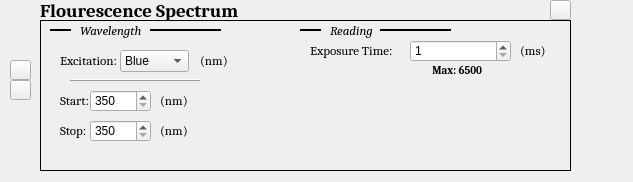
<?xml version="1.0" encoding="UTF-8"?>
<ui version="4.0">
 <class>Form</class>
 <widget class="QWidget" name="Form">
  <property name="geometry">
   <rect>
    <x>0</x>
    <y>0</y>
    <width>633</width>
    <height>182</height>
   </rect>
  </property>
  <property name="windowTitle">
   <string>Form</string>
  </property>
  <widget class="QLabel" name="label_8">
   <property name="geometry">
    <rect>
     <x>300</x>
     <y>20</y>
     <width>21</width>
     <height>21</height>
    </rect>
   </property>
   <property name="font">
    <font>
     <family>Cambria</family>
     <pointsize>10</pointsize>
     <weight>50</weight>
     <italic>true</italic>
     <bold>false</bold>
    </font>
   </property>
   <property name="frameShape">
    <enum>QFrame::HLine</enum>
   </property>
   <property name="frameShadow">
    <enum>QFrame::Plain</enum>
   </property>
   <property name="lineWidth">
    <number>2</number>
   </property>
   <property name="text">
    <string/>
   </property>
  </widget>
  <widget class="QLabel" name="label_17">
   <property name="geometry">
    <rect>
     <x>160</x>
     <y>120</y>
     <width>31</width>
     <height>21</height>
    </rect>
   </property>
   <property name="font">
    <font>
     <family>Cambria</family>
     <pointsize>10</pointsize>
    </font>
   </property>
   <property name="frameShape">
    <enum>QFrame::NoFrame</enum>
   </property>
   <property name="frameShadow">
    <enum>QFrame::Sunken</enum>
   </property>
   <property name="lineWidth">
    <number>1</number>
   </property>
   <property name="text">
    <string>(nm)</string>
   </property>
  </widget>
  <widget class="QLabel" name="label_2">
   <property name="geometry">
    <rect>
     <x>40</x>
     <y>0</y>
     <width>211</width>
     <height>21</height>
    </rect>
   </property>
   <property name="font">
    <font>
     <family>Cambria</family>
     <pointsize>14</pointsize>
     <weight>75</weight>
     <italic>false</italic>
     <bold>true</bold>
    </font>
   </property>
   <property name="frameShape">
    <enum>QFrame::NoFrame</enum>
   </property>
   <property name="frameShadow">
    <enum>QFrame::Sunken</enum>
   </property>
   <property name="lineWidth">
    <number>1</number>
   </property>
   <property name="text">
    <string>Flourescence Spectrum</string>
   </property>
  </widget>
  <widget class="QLabel" name="label_10">
   <property name="geometry">
    <rect>
     <x>330</x>
     <y>20</y>
     <width>71</width>
     <height>21</height>
    </rect>
   </property>
   <property name="font">
    <font>
     <family>Cambria</family>
     <pointsize>10</pointsize>
     <weight>50</weight>
     <italic>true</italic>
     <bold>false</bold>
    </font>
   </property>
   <property name="frameShape">
    <enum>QFrame::NoFrame</enum>
   </property>
   <property name="frameShadow">
    <enum>QFrame::Sunken</enum>
   </property>
   <property name="lineWidth">
    <number>1</number>
   </property>
   <property name="text">
    <string>Reading</string>
   </property>
  </widget>
  <widget class="QLabel" name="label_15">
   <property name="geometry">
    <rect>
     <x>430</x>
     <y>60</y>
     <width>61</width>
     <height>21</height>
    </rect>
   </property>
   <property name="font">
    <font>
     <family>Cambria</family>
     <pointsize>8</pointsize>
     <weight>75</weight>
     <bold>true</bold>
    </font>
   </property>
   <property name="frameShape">
    <enum>QFrame::NoFrame</enum>
   </property>
   <property name="frameShadow">
    <enum>QFrame::Sunken</enum>
   </property>
   <property name="lineWidth">
    <number>1</number>
   </property>
   <property name="text">
    <string> Max: 6500</string>
   </property>
  </widget>
  <widget class="QLabel" name="label_7">
   <property name="geometry">
    <rect>
     <x>50</x>
     <y>20</y>
     <width>21</width>
     <height>21</height>
    </rect>
   </property>
   <property name="font">
    <font>
     <family>Cambria</family>
     <pointsize>10</pointsize>
     <weight>50</weight>
     <italic>true</italic>
     <bold>false</bold>
    </font>
   </property>
   <property name="frameShape">
    <enum>QFrame::HLine</enum>
   </property>
   <property name="frameShadow">
    <enum>QFrame::Plain</enum>
   </property>
   <property name="lineWidth">
    <number>2</number>
   </property>
   <property name="text">
    <string/>
   </property>
  </widget>
  <widget class="QLabel" name="label_5">
   <property name="geometry">
    <rect>
     <x>150</x>
     <y>20</y>
     <width>71</width>
     <height>21</height>
    </rect>
   </property>
   <property name="font">
    <font>
     <family>Cambria</family>
     <pointsize>10</pointsize>
     <weight>50</weight>
     <italic>true</italic>
     <bold>false</bold>
    </font>
   </property>
   <property name="frameShape">
    <enum>QFrame::HLine</enum>
   </property>
   <property name="frameShadow">
    <enum>QFrame::Plain</enum>
   </property>
   <property name="lineWidth">
    <number>2</number>
   </property>
   <property name="text">
    <string/>
   </property>
  </widget>
  <widget class="QLabel" name="label_11">
   <property name="geometry">
    <rect>
     <x>60</x>
     <y>90</y>
     <width>31</width>
     <height>21</height>
    </rect>
   </property>
   <property name="font">
    <font>
     <family>Cambria</family>
     <pointsize>10</pointsize>
    </font>
   </property>
   <property name="frameShape">
    <enum>QFrame::NoFrame</enum>
   </property>
   <property name="frameShadow">
    <enum>QFrame::Sunken</enum>
   </property>
   <property name="lineWidth">
    <number>1</number>
   </property>
   <property name="text">
    <string>Start:</string>
   </property>
  </widget>
  <widget class="QSpinBox" name="spinBox_3">
   <property name="geometry">
    <rect>
     <x>90</x>
     <y>120</y>
     <width>61</width>
     <height>22</height>
    </rect>
   </property>
   <property name="minimum">
    <number>350</number>
   </property>
   <property name="maximum">
    <number>700</number>
   </property>
  </widget>
  <widget class="QLabel" name="label_9">
   <property name="geometry">
    <rect>
     <x>380</x>
     <y>20</y>
     <width>71</width>
     <height>21</height>
    </rect>
   </property>
   <property name="font">
    <font>
     <family>Cambria</family>
     <pointsize>10</pointsize>
     <weight>50</weight>
     <italic>true</italic>
     <bold>false</bold>
    </font>
   </property>
   <property name="frameShape">
    <enum>QFrame::HLine</enum>
   </property>
   <property name="frameShadow">
    <enum>QFrame::Plain</enum>
   </property>
   <property name="lineWidth">
    <number>2</number>
   </property>
   <property name="text">
    <string/>
   </property>
  </widget>
  <widget class="QLabel" name="label_12">
   <property name="geometry">
    <rect>
     <x>160</x>
     <y>90</y>
     <width>31</width>
     <height>21</height>
    </rect>
   </property>
   <property name="font">
    <font>
     <family>Cambria</family>
     <pointsize>10</pointsize>
    </font>
   </property>
   <property name="frameShape">
    <enum>QFrame::NoFrame</enum>
   </property>
   <property name="frameShadow">
    <enum>QFrame::Sunken</enum>
   </property>
   <property name="lineWidth">
    <number>1</number>
   </property>
   <property name="text">
    <string>(nm)</string>
   </property>
  </widget>
  <widget class="QLabel" name="label_4">
   <property name="geometry">
    <rect>
     <x>80</x>
     <y>20</y>
     <width>71</width>
     <height>21</height>
    </rect>
   </property>
   <property name="font">
    <font>
     <family>Cambria</family>
     <pointsize>10</pointsize>
     <weight>50</weight>
     <italic>true</italic>
     <bold>false</bold>
    </font>
   </property>
   <property name="frameShape">
    <enum>QFrame::NoFrame</enum>
   </property>
   <property name="frameShadow">
    <enum>QFrame::Sunken</enum>
   </property>
   <property name="lineWidth">
    <number>1</number>
   </property>
   <property name="text">
    <string>Wavelength</string>
   </property>
  </widget>
  <widget class="QSpinBox" name="spinBox">
   <property name="geometry">
    <rect>
     <x>90</x>
     <y>90</y>
     <width>61</width>
     <height>22</height>
    </rect>
   </property>
   <property name="minimum">
    <number>350</number>
   </property>
   <property name="maximum">
    <number>700</number>
   </property>
  </widget>
  <widget class="QLabel" name="label_13">
   <property name="geometry">
    <rect>
     <x>310</x>
     <y>40</y>
     <width>91</width>
     <height>21</height>
    </rect>
   </property>
   <property name="font">
    <font>
     <family>Cambria</family>
     <pointsize>10</pointsize>
    </font>
   </property>
   <property name="frameShape">
    <enum>QFrame::NoFrame</enum>
   </property>
   <property name="frameShadow">
    <enum>QFrame::Sunken</enum>
   </property>
   <property name="lineWidth">
    <number>1</number>
   </property>
   <property name="text">
    <string>Exposure Time:</string>
   </property>
  </widget>
  <widget class="QLabel" name="label_14">
   <property name="geometry">
    <rect>
     <x>520</x>
     <y>40</y>
     <width>31</width>
     <height>21</height>
    </rect>
   </property>
   <property name="font">
    <font>
     <family>Cambria</family>
     <pointsize>10</pointsize>
    </font>
   </property>
   <property name="frameShape">
    <enum>QFrame::NoFrame</enum>
   </property>
   <property name="frameShadow">
    <enum>QFrame::Sunken</enum>
   </property>
   <property name="lineWidth">
    <number>1</number>
   </property>
   <property name="text">
    <string>(ms)</string>
   </property>
  </widget>
  <widget class="QLabel" name="label_6">
   <property name="geometry">
    <rect>
     <x>40</x>
     <y>20</y>
     <width>531</width>
     <height>151</height>
    </rect>
   </property>
   <property name="font">
    <font>
     <family>Cambria</family>
    </font>
   </property>
   <property name="frameShape">
    <enum>QFrame::Panel</enum>
   </property>
   <property name="frameShadow">
    <enum>QFrame::Plain</enum>
   </property>
   <property name="lineWidth">
    <number>1</number>
   </property>
   <property name="text">
    <string/>
   </property>
  </widget>
  <widget class="QLabel" name="label_16">
   <property name="geometry">
    <rect>
     <x>60</x>
     <y>120</y>
     <width>31</width>
     <height>21</height>
    </rect>
   </property>
   <property name="font">
    <font>
     <family>Cambria</family>
     <pointsize>10</pointsize>
    </font>
   </property>
   <property name="frameShape">
    <enum>QFrame::NoFrame</enum>
   </property>
   <property name="frameShadow">
    <enum>QFrame::Sunken</enum>
   </property>
   <property name="lineWidth">
    <number>1</number>
   </property>
   <property name="text">
    <string>Stop:</string>
   </property>
  </widget>
  <widget class="QSpinBox" name="spinBox_2">
   <property name="geometry">
    <rect>
     <x>410</x>
     <y>40</y>
     <width>101</width>
     <height>22</height>
    </rect>
   </property>
   <property name="minimum">
    <number>1</number>
   </property>
   <property name="maximum">
    <number>6500</number>
   </property>
  </widget>
  <widget class="QLabel" name="label_18">
   <property name="geometry">
    <rect>
     <x>70</x>
     <y>70</y>
     <width>131</width>
     <height>21</height>
    </rect>
   </property>
   <property name="font">
    <font>
     <family>Cambria</family>
     <pointsize>10</pointsize>
     <weight>50</weight>
     <italic>true</italic>
     <bold>false</bold>
    </font>
   </property>
   <property name="frameShape">
    <enum>QFrame::HLine</enum>
   </property>
   <property name="frameShadow">
    <enum>QFrame::Raised</enum>
   </property>
   <property name="lineWidth">
    <number>1</number>
   </property>
   <property name="text">
    <string/>
   </property>
  </widget>
  <widget class="QLabel" name="label_19">
   <property name="geometry">
    <rect>
     <x>60</x>
     <y>50</y>
     <width>61</width>
     <height>21</height>
    </rect>
   </property>
   <property name="font">
    <font>
     <family>Cambria</family>
     <pointsize>10</pointsize>
    </font>
   </property>
   <property name="frameShape">
    <enum>QFrame::NoFrame</enum>
   </property>
   <property name="frameShadow">
    <enum>QFrame::Sunken</enum>
   </property>
   <property name="lineWidth">
    <number>1</number>
   </property>
   <property name="text">
    <string>Excitation:</string>
   </property>
  </widget>
  <widget class="QComboBox" name="comboBox">
   <property name="geometry">
    <rect>
     <x>120</x>
     <y>50</y>
     <width>69</width>
     <height>22</height>
    </rect>
   </property>
   <item>
    <property name="text">
     <string>Blue</string>
    </property>
   </item>
   <item>
    <property name="text">
     <string>Green</string>
    </property>
   </item>
   <item>
    <property name="text">
     <string>Orange</string>
    </property>
   </item>
  </widget>
  <widget class="QLabel" name="label_20">
   <property name="geometry">
    <rect>
     <x>200</x>
     <y>50</y>
     <width>31</width>
     <height>21</height>
    </rect>
   </property>
   <property name="font">
    <font>
     <family>Cambria</family>
     <pointsize>10</pointsize>
    </font>
   </property>
   <property name="frameShape">
    <enum>QFrame::NoFrame</enum>
   </property>
   <property name="frameShadow">
    <enum>QFrame::Sunken</enum>
   </property>
   <property name="lineWidth">
    <number>1</number>
   </property>
   <property name="text">
    <string>(nm)</string>
   </property>
  </widget>
  <widget class="QPushButton" name="pushButton">
   <property name="geometry">
    <rect>
     <x>550</x>
     <y>0</y>
     <width>21</width>
     <height>20</height>
    </rect>
   </property>
   <property name="text">
    <string/>
   </property>
   <property name="icon">
    <iconset>
     <normaloff>x-mark-4-512.png</normaloff>x-mark-4-512.png</iconset>
   </property>
   <property name="iconSize">
    <size>
     <width>12</width>
     <height>12</height>
    </size>
   </property>
  </widget>
  <widget class="QPushButton" name="pushButton_2">
   <property name="geometry">
    <rect>
     <x>10</x>
     <y>60</y>
     <width>21</width>
     <height>20</height>
    </rect>
   </property>
   <property name="text">
    <string/>
   </property>
   <property name="icon">
    <iconset>
     <normaloff>MoveUpLogo.svg</normaloff>MoveUpLogo.svg</iconset>
   </property>
  </widget>
  <widget class="QPushButton" name="pushButton_3">
   <property name="geometry">
    <rect>
     <x>10</x>
     <y>80</y>
     <width>21</width>
     <height>20</height>
    </rect>
   </property>
   <property name="text">
    <string/>
   </property>
   <property name="icon">
    <iconset>
     <normaloff>MoveDownLogo.svg</normaloff>MoveDownLogo.svg</iconset>
   </property>
  </widget>
  <zorder>label_6</zorder>
  <zorder>label_8</zorder>
  <zorder>label_17</zorder>
  <zorder>label_2</zorder>
  <zorder>label_10</zorder>
  <zorder>label_15</zorder>
  <zorder>label_7</zorder>
  <zorder>label_5</zorder>
  <zorder>label_11</zorder>
  <zorder>spinBox_3</zorder>
  <zorder>label_9</zorder>
  <zorder>label_12</zorder>
  <zorder>label_4</zorder>
  <zorder>spinBox</zorder>
  <zorder>label_13</zorder>
  <zorder>label_14</zorder>
  <zorder>label_16</zorder>
  <zorder>spinBox_2</zorder>
  <zorder>label_18</zorder>
  <zorder>label_19</zorder>
  <zorder>comboBox</zorder>
  <zorder>label_20</zorder>
  <zorder>pushButton</zorder>
  <zorder>pushButton_2</zorder>
  <zorder>pushButton_3</zorder>
 </widget>
 <resources/>
 <connections/>
</ui>
